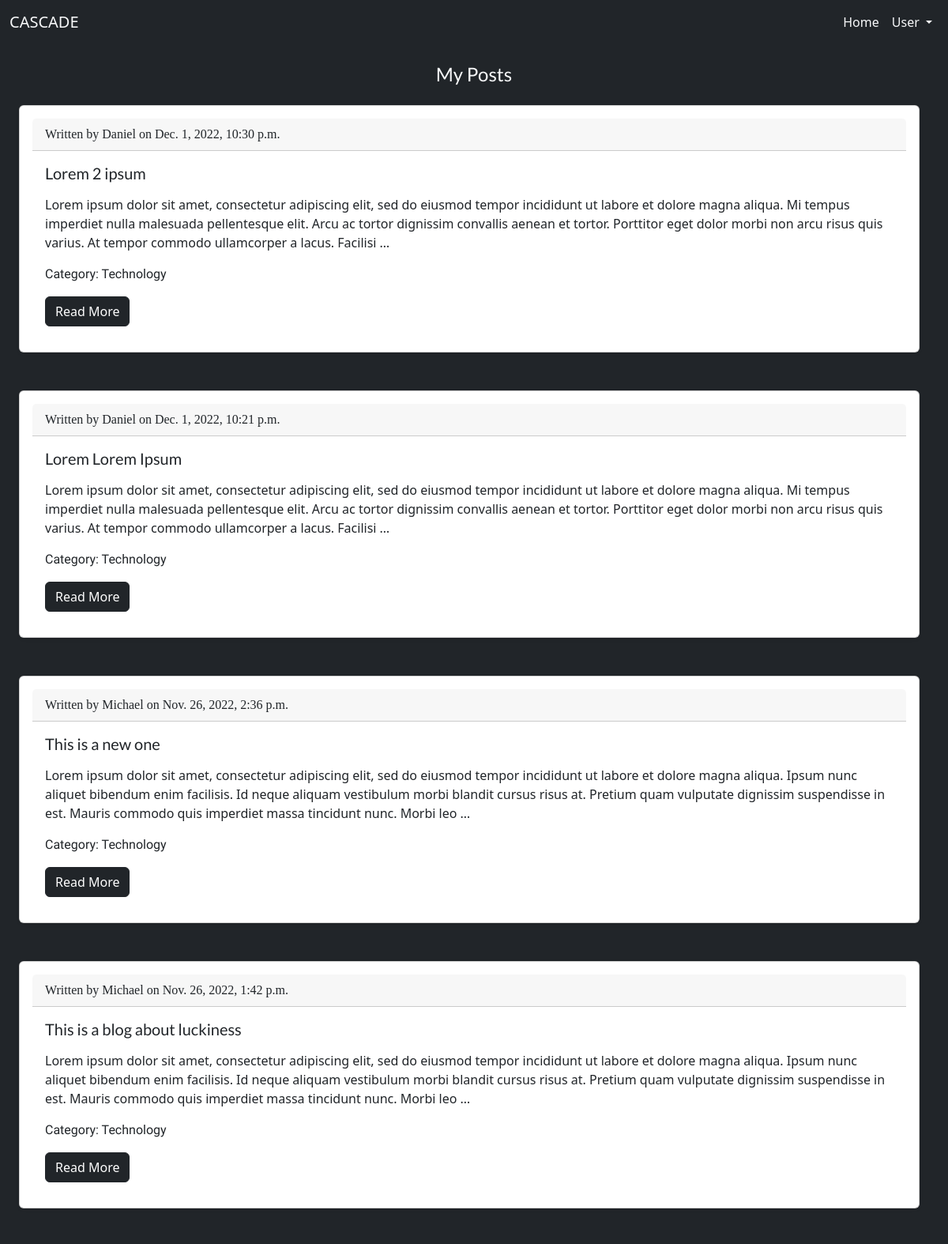
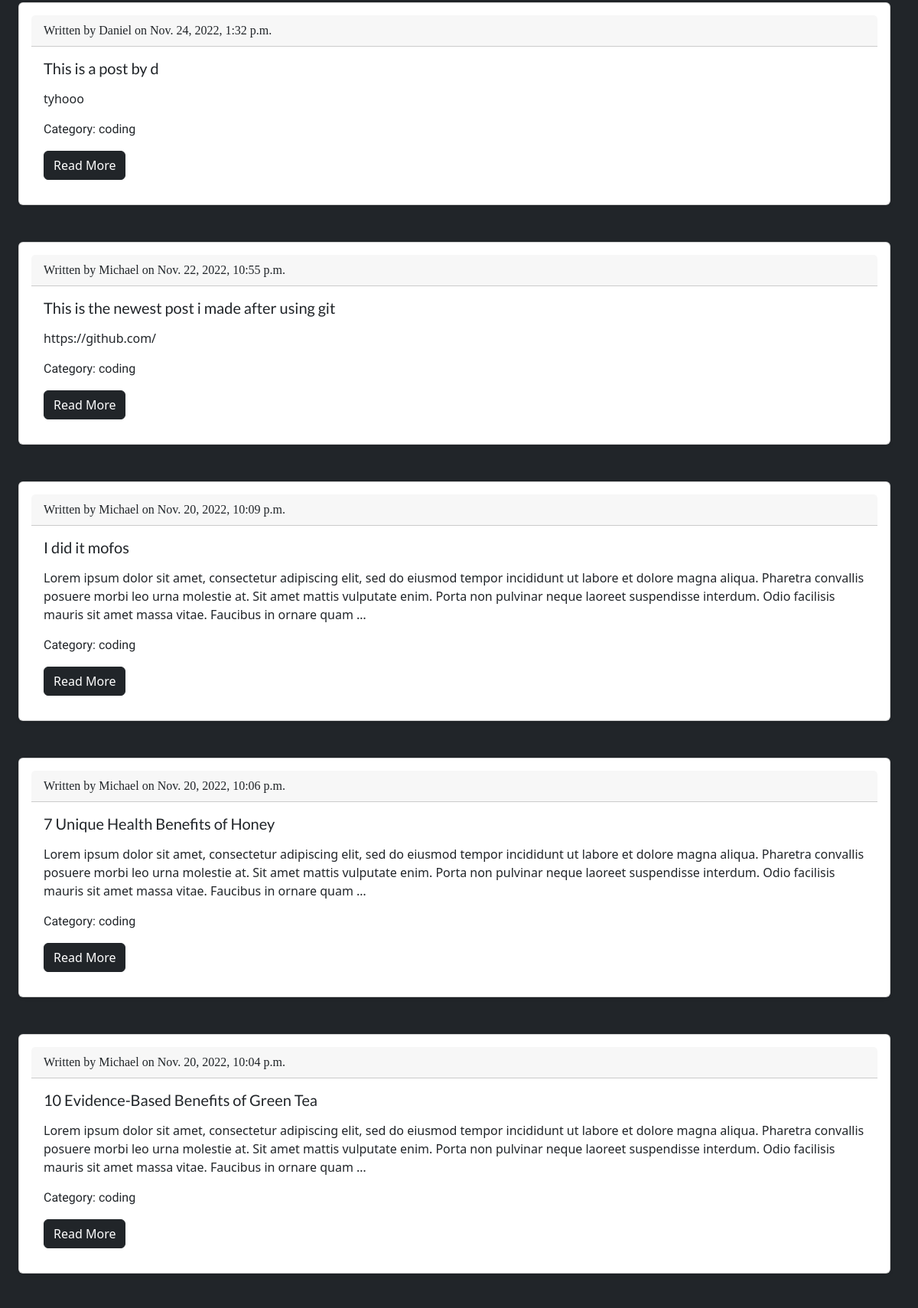
The page / (upper part) on the database its author committed (2 pictures, top to bottom).
### post/models.py (models this page shows, shortened)
class Posts(models.Model):
    STATUS_CHOICES = (
        ('draft', 'Draft'),
        ('published', 'published')
    )
    title = models.CharField(max_length=250, unique=True)
    author = models.ForeignKey(User, on_delete=models.CASCADE)
    body = models.TextField(blank=True)
    created = models.DateTimeField(auto_now=True)
    updated = models.DateTimeField(auto_now_add=True)
    publish = models.DateTimeField(default=timezone.now)
    status = models.CharField(choices=STATUS_CHOICES,default='published',max_length=10)
    category = models.CharField(max_length=500, default='coding')
    likes = models.ManyToManyField(User,related_name='blog_posts')
    class Meta:
        ordering =('publish',)

### post/views.py (the view)
# urls.py: path('',HomePageView.as_view(), name='home'),
class HomePageView(ListView):
    queryset = Posts.objects.filter(status ='published')
    template_name = 'home.html'

### templates/home.html (shortened to what this page needs)
{% extends 'base.html' %}
{%block content%}
<body class="bg-dark ">
    {%if user.is_authenticated %}
    <h4 class="home-title text-center m-4 text-light">{{user.username}}</h4>
     {%else%}
    <h4 class="home-title text-center m-4 text-light">My Posts</h4>
    {%endif%}
    {% for post in object_list reversed %}
    <div class="container container-fluid card shadow-sm p-3 mb-5 bg-body rounded m-4 p-3">
        <div class="card-header slanted">
         Written by {{post.author}} on {{post.publish}}
        </div>
        <div class="card-body">
            <h5 class="card-title home-title">{{post.title}}</h5>
            <p class="card-text home-text">{{post.body|truncatewords:50|linebreaks}}</p>
            <p class="card-text home-text">Category: {{post.category}}</p>
            <a href="{% url 'post_detail' post.pk %}" class="btn btn-dark ">Read More</a>
        </div>
    </div>
    {% endfor %}
</body>
{% endblock content%}

### static/style.css (style rules this page uses)
.slanted { font-family: cursive; }
.home-title { font-family: 'Lato', sans-serif; }
.home-text { font-family: 'Roboto Condensed', sans-serif; }

### rows shown on the page
Posts: author "Daniel", publish "Dec. 1, 2022, 10:30 p.m.", title "Lorem 2 ipsum", body "Lorem ipsum dolor sit amet, consectetur adipiscing elit, sed do eiusmod tempor incididunt ut labore et dolore magna aliqua. Mi tempus imperdiet nulla malesuada pellentesque elit. Arcu ac tortor dignissim convallis aenean et tortor. Porttitor eget dolor morbi non arcu risus quis varius. At tempor commodo ullamcorper a lacus. Facilisi …", category "Technology"
Posts: author "Daniel", publish "Dec. 1, 2022, 10:21 p.m.", title "Lorem Lorem Ipsum", body "Lorem ipsum dolor sit amet, consectetur adipiscing elit, sed do eiusmod tempor incididunt ut labore et dolore magna aliqua. Mi tempus imperdiet nulla malesuada pellentesque elit. Arcu ac tortor dignissim convallis aenean et tortor. Porttitor eget dolor morbi non arcu risus quis varius. At tempor commodo ullamcorper a lacus. Facilisi …", category "Technology"
Posts: author "Michael", publish "Nov. 26, 2022, 2:36 p.m.", title "This is a new one", body "Lorem ipsum dolor sit amet, consectetur adipiscing elit, sed do eiusmod tempor incididunt ut labore et dolore magna aliqua. Ipsum nunc aliquet bibendum enim facilisis. Id neque aliquam vestibulum morbi blandit cursus risus at. Pretium quam vulputate dignissim suspendisse in est. Mauris commodo quis imperdiet massa tincidunt nunc. Morbi leo …", category "Technology"
Posts: author "Michael", publish "Nov. 26, 2022, 1:42 p.m.", title "This is a blog about luckiness", body "Lorem ipsum dolor sit amet, consectetur adipiscing elit, sed do eiusmod tempor incididunt ut labore et dolore magna aliqua. Ipsum nunc aliquet bibendum enim facilisis. Id neque aliquam vestibulum morbi blandit cursus risus at. Pretium quam vulputate dignissim suspendisse in est. Mauris commodo quis imperdiet massa tincidunt nunc. Morbi leo …", category "Technology"
Posts: author "Daniel", publish "Nov. 24, 2022, 1:32 p.m.", title "This is a post by d", body "tyhooo", category "coding"
Posts: author "Michael", publish "Nov. 22, 2022, 10:55 p.m.", title "This is the newest post i made after using git", body "https://github.com/", category "coding"
Posts: author "Michael", publish "Nov. 20, 2022, 10:09 p.m.", title "I did it mofos", body "Lorem ipsum dolor sit amet, consectetur adipiscing elit, sed do eiusmod tempor incididunt ut labore et dolore magna aliqua. Pharetra convallis posuere morbi leo urna molestie at. Sit amet mattis vulputate enim. Porta non pulvinar neque laoreet suspendisse interdum. Odio facilisis mauris sit amet massa vitae. Faucibus in ornare quam …", category "coding"
Posts: author "Michael", publish "Nov. 20, 2022, 10:06 p.m.", title "7 Unique Health Benefits of Honey", body "Lorem ipsum dolor sit amet, consectetur adipiscing elit, sed do eiusmod tempor incididunt ut labore et dolore magna aliqua. Pharetra convallis posuere morbi leo urna molestie at. Sit amet mattis vulputate enim. Porta non pulvinar neque laoreet suspendisse interdum. Odio facilisis mauris sit amet massa vitae. Faucibus in ornare quam …", category "coding"
Posts: author "Michael", publish "Nov. 20, 2022, 10:04 p.m.", title "10 Evidence-Based Benefits of Green Tea", body "Lorem ipsum dolor sit amet, consectetur adipiscing elit, sed do eiusmod tempor incididunt ut labore et dolore magna aliqua. Pharetra convallis posuere morbi leo urna molestie at. Sit amet mattis vulputate enim. Porta non pulvinar neque laoreet suspendisse interdum. Odio facilisis mauris sit amet massa vitae. Faucibus in ornare quam …", category "coding"
